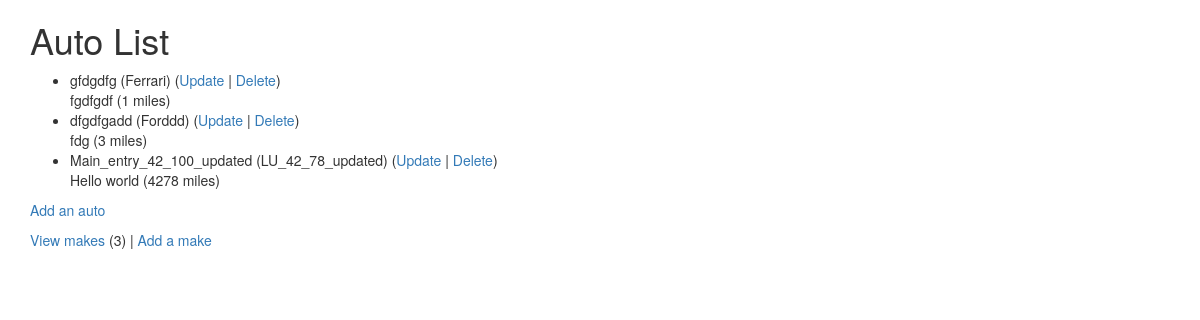
The page /autos/ (signed in) on the database its author committed.
### autos/models.py (models this page shows, shortened)
class Auto(models.Model):
    nickname = models.CharField(
        max_length=200,
        help_text='Enter a nickname.',
        validators=[MinLengthValidator(2, 'Nickname must be greater than 1 character.')]
    )
    mileage = models.PositiveBigIntegerField()
    comments = models.CharField(max_length=300)
    make = models.ForeignKey('Make', on_delete=models.CASCADE, null=False)

class Make(models.Model):
    name = models.CharField(
        max_length=200,
        help_text='Enter a make (e.g. McLaren)',
        validators=[MinLengthValidator(2, 'Make must be greater than 1 character.')]
    )
    def __str__(self):
        return self.name

### autos/views.py (the view)
# urls.py: path('', views.IndexView.as_view(), name='auto_list'),
class IndexView(LoginRequiredMixin, View):
    def get(self, request):
        mc = Make.objects.all().count()
        al = Auto.objects.all()
        ctx = {'make_count': mc, 'auto_list': al}
        return render(request, 'autos/auto_list.html', ctx)

### autos/templates/autos/auto_list.html
{% extends "base_bootstrap.html" %}
{% block content %}
    <h1>Auto List</h1>
    {% if auto_list %}
        <ul>
            {% for auto in auto_list %}
            <li>
                {{ auto.nickname }} ({{ auto.make }})
                (<a href="{% url 'autos:auto_update' auto.id %}">Update</a> |
                <a href="{% url 'autos:auto_delete' auto.id %}">Delete</a>) <br />
                {{ auto.comments }} ({{ auto.mileage }} miles)
            </li>
            {% endfor %}
        </ul>
    {% else %}
        <p>There are no autos in the library.</p>
    {% endif %}
    <p>
        {% if make_count > 0 %}
            <a href="{% url 'autos:auto_create' %}">Add an auto</a>
        {% else %}
            Please add a make before you add an auto.
        {% endif %}
    </p>
    <p>
        <a href="{% url 'autos:make_list' %}">View makes</a> ({{ make_count }}) |
        <a href="{% url 'autos:make_create' %}">Add a make</a>
    </p>
{% endblock %}

### rows shown on the page
Auto: nickname "gfdgdfg", make "Ferrari", comments "fgdfgdf", mileage "1"
Auto: nickname "dfgdfgadd", make "Forddd", comments "fdg", mileage "3"
Auto: nickname "Main_entry_42_100_updated", make "LU_42_78_updated", comments "Hello world", mileage "4278"

### other values the page prints
{{ make_count }} "3"
